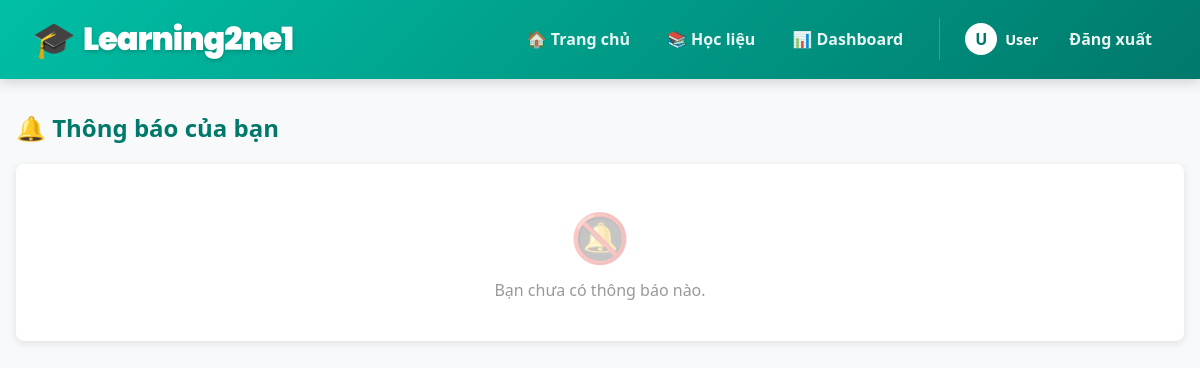
The app's page /pages/notifications.php (signed in), older data.
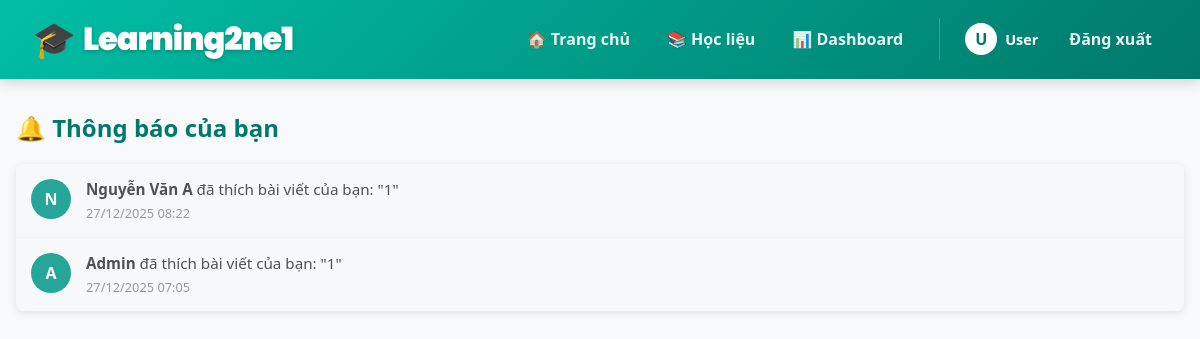
The same page, newer data.
### tables this page shows
CREATE TABLE `notifications` (
  `id` int(11) NOT NULL,
  `user_id` int(11) NOT NULL COMMENT 'Người nhận thông báo',
  `actor_id` int(11) DEFAULT NULL COMMENT 'Người thực hiện hành động (có thể NULL cho system notifications)',
  `type` enum('like','comment','mention','system') NOT NULL COMMENT 'Loại thông báo',
  `target_type` enum('post','comment') DEFAULT NULL COMMENT 'Đối tượng liên quan',
  `target_id` int(11) DEFAULT NULL COMMENT 'ID của đối tượng',
  `post_id` int(11) DEFAULT NULL COMMENT 'ID bài viết liên quan',
  `content` text COMMENT 'Nội dung thông báo (cho mention)',
  `is_read` tinyint(1) NOT NULL DEFAULT '0' COMMENT 'Đã đọc chưa',
  `created_at` timestamp NOT NULL DEFAULT CURRENT_TIMESTAMP
);

CREATE TABLE `user` (
  `id_user` int(11) NOT NULL,
  `ho_ten` varchar(1000) NOT NULL,
  `username` varchar(100) NOT NULL,
  `password` varchar(100) NOT NULL,
  `account_level` int(11) NOT NULL DEFAULT '2'
);

CREATE TABLE `posts` (
  `id` int(11) NOT NULL,
  `user_id` int(11) NOT NULL,
  `category_id` int(11) DEFAULT NULL,
  `title` varchar(255) NOT NULL,
  `content` text NOT NULL,
  `tags` varchar(255) DEFAULT NULL,
  `privacy` enum('public','private') DEFAULT 'public',
  `status` enum('solved','unsolved') DEFAULT 'unsolved',
  `created_at` timestamp NOT NULL DEFAULT CURRENT_TIMESTAMP,
  `views` int(11) DEFAULT '0'
);

### includes/functions.php (called while the page is built, shortened)
<?php
function h($string)
{
    return htmlspecialchars($string, ENT_QUOTES, 'UTF-8');
}

### pages/notifications.php (the view, shortened to what this page needs)
<?php
$path = '../';
require_once $path . 'config.php';
require_once $path . 'includes/functions.php';
require_once $path . 'includes/helpers.php';
$user_id = $_SESSION['user_id'];
try {
    $pdo->prepare("UPDATE notifications SET is_read = 1 WHERE user_id = ?")->execute([$user_id]);
} catch (PDOException $e) {
}
$stmt = $pdo->prepare("
    SELECT n.*, u.ho_ten as actor_name, u.username as actor_username, p.title as post_title
    FROM notifications n
    LEFT JOIN user u ON n.actor_id = u.id_user
    LEFT JOIN posts p ON n.post_id = p.id
    WHERE n.user_id = ?
    ORDER BY n.created_at DESC
    LIMIT 50
");
$stmt->execute([$user_id]);
$notifications = $stmt->fetchAll();
require_once $path . 'includes/navbar.php';
?>
<!DOCTYPE html>
<html lang="vi">
<head>
    <link rel="stylesheet" href="<?= $path ?>assets/css/style.css">
</head>
<body>
    <div class="notif-container">
        <h2 style="margin-bottom: 20px; color: #00796b;">🔔 Thông báo của bạn</h2>
        <div class="notif-list">
            <?php if (count($notifications) > 0): ?>
                <?php foreach ($notifications as $notif): ?>
                    <?php
                    $link = !empty($notif['post_id']) ? "post.php?id=" . (int)$notif['post_id'] : '#';
                    $is_unread = isset($notif['is_read']) && $notif['is_read'] == 0;
                    $item_class = 'notif-item' . ($is_unread ? ' unread' : ' read');
                    $actor = h($notif['actor_name'] ?? 'System');
                    $post_title = h($notif['post_title'] ?? 'Bài viết');
                    switch ($notif['type']) {
                        case 'like':
                            $message = "<strong>$actor</strong> đã thích bài viết của bạn: &quot;$post_title&quot;";
                            break;
                    }
                    ?>
                    <a href="<?= $link ?>" class="<?= $item_class ?>">
                        <div class="notif-avatar">
                            <?= strtoupper(mb_substr($notif['actor_name'] ?? 'S', 0, 1)) ?>
                        </div>
                        <div class="notif-content">
                            <p class="notif-text"><?= $message ?></p>
                            <span class="notif-time"><?= date('d/m/Y H:i', strtotime($notif['created_at'])) ?></span>
                        </div>
                    </a>
                <?php endforeach; ?>
            <?php else: ?>
                <div class="empty-state">
                    <span class="empty-icon">🔕</span>
                    <p>Bạn chưa có thông báo nào.</p>
                </div>
            <?php endif; ?>
        </div>
    </div>
</body>
</html>

Row changes from the older to the newer data that the page shows:
added notifications: actor.ho_ten "N", actor.ho_ten "Nguyễn Văn A", post.title "1", created_at "27/12/2025 08:22"
added notifications: actor.ho_ten "A", actor.ho_ten "Admin", post.title "1", created_at "27/12/2025 07:05"
Text that changed along with them:
text no longer shown: "🔕 Bạn chưa có thông báo nào."
